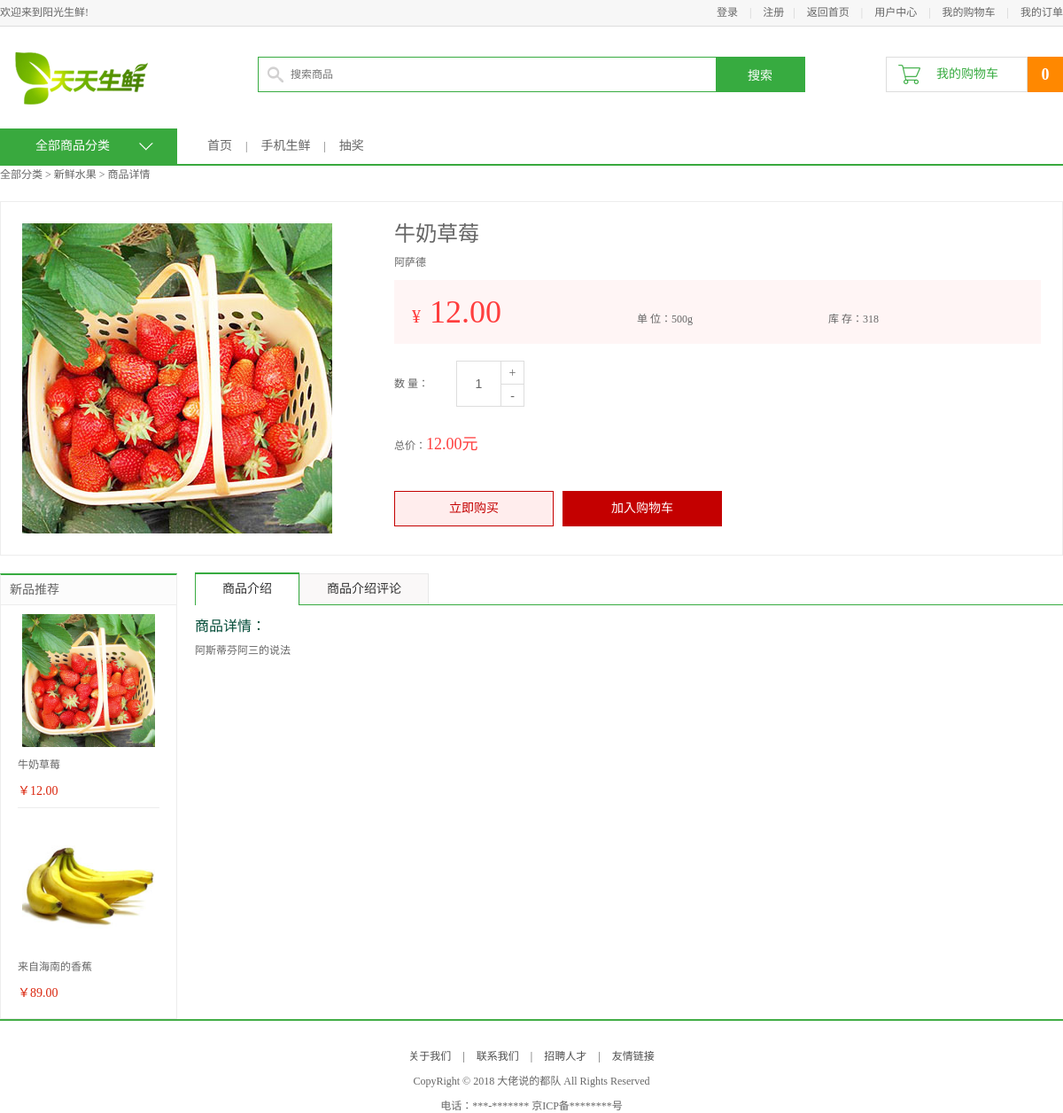
Page /18/ on the earlier database version.
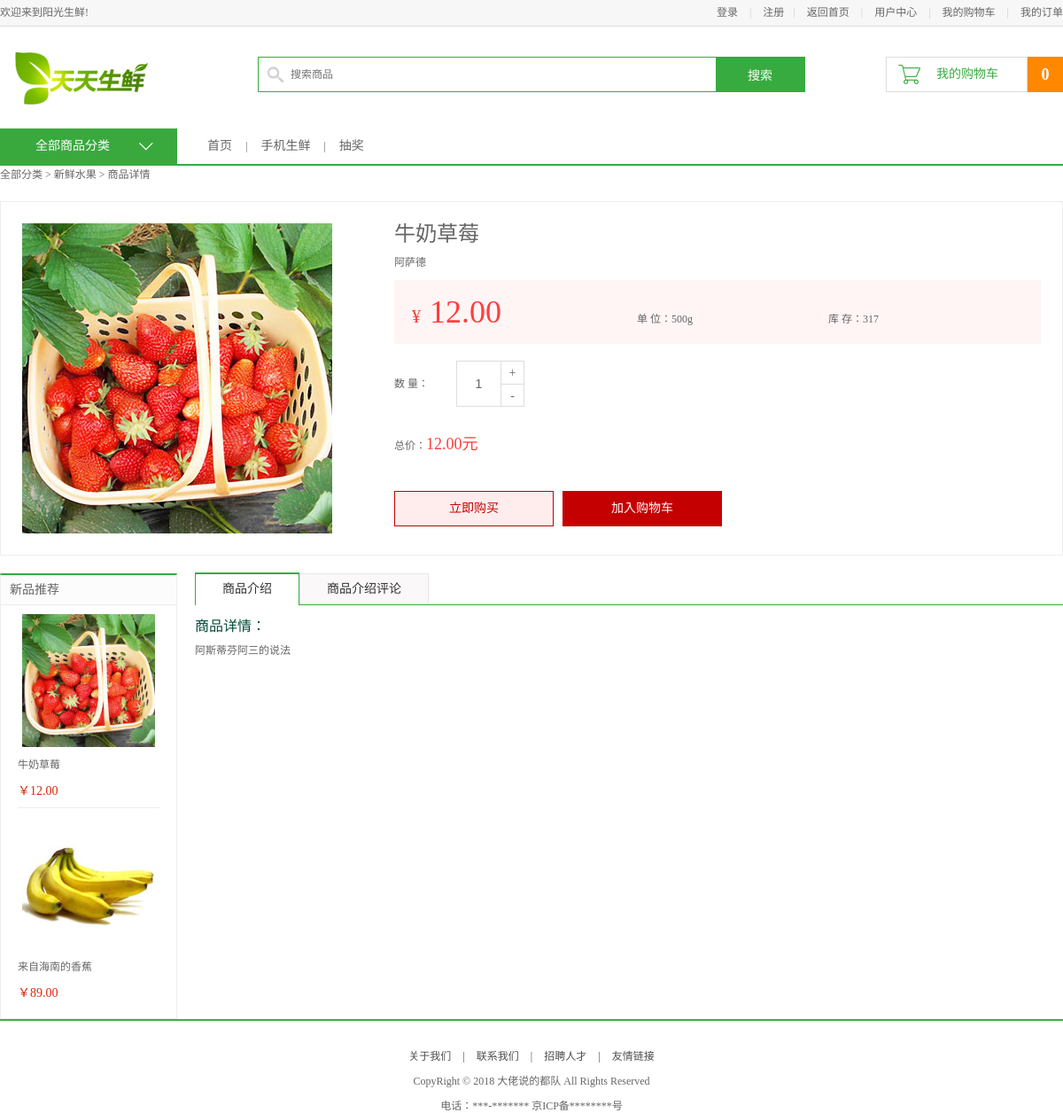
Same page on the later database version.
### apps/df_goods/models.py (models this page shows, shortened)
class GoodsInfo(models.Model):
    isDelete = models.BooleanField(default=False)  # 逻辑删除
    gtitle = models.CharField(max_length=20, verbose_name="商品名称", unique=True)
    gpic = models.ImageField(verbose_name='商品图片', upload_to='df_goods/image/%Y/%m', null=True, blank=True)  # 商品图片
    gprice = models.DecimalField(max_digits=5, decimal_places=2, verbose_name="商品价格")  # 商品价格小数位为两位，整数位为3位
    gunit = models.CharField(max_length=20, default='500g', verbose_name="单位重量")
    gclick = models.IntegerField(verbose_name="点击量", default=0, null=False)
    gjianjie = models.CharField(max_length=200, verbose_name="简介")
    gkucun = models.IntegerField(verbose_name="库存", default=0)
    gcontent = HTMLField(max_length=200, verbose_name="详情")
    gtype = models.ForeignKey(TypeInfo, on_delete=models.CASCADE, verbose_name="分类")  # 外键关联TypeInfo表
    class Meta:
        verbose_name = "商品"
        verbose_name_plural = verbose_name

### apps/df_goods/views.py (the view, shortened to what this page needs)
# urls.py: url('^(\d+)/$', views.detail, name="detail"),
def detail(request, gid):
    good_id = gid
    goods = GoodsInfo.objects.get(pk=int(good_id))
    goods.gclick = goods.gclick + 1  # 商品点击量
    goods.save()
    news = goods.gtype.goodsinfo_set.order_by('-id')[0:2]
    comments = GoodsComment.objects.filter(good=goods).order_by('-create_time')
    context = {
        'title': goods.gtype.ttitle,
        'guest_cart': 1,
        'cart_num': cart_count(request),
        'goods': goods,
        'news': news,
        'comments': comments,
        'id': good_id,
    }
    response = render(request, 'df_goods/detail.html', context)
    return response

### apps/df_goods/views.py (called while the page is built)
def cart_count(request):
    if 'user_id' in request.session:
        return CartInfo.objects.filter(user_id=request.session['user_id']).count
    else:
        return 0

### apps/df_user/models.py (called while the page is built)
    def __str__(self):
        return self.uname

### templates/df_goods/detail.html (shortened to what this page needs)
{% extends 'df_goods/main.html' %}
{% block center_content %}
<div class="goods_detail_con clearfix">
    <div class="goods_detail_pic fl"><img src="{{ MEDIA_URL }}{{ goods.gpic }}" style="width: 350px;"></div>
    <div class="goods_detail_list fr">
        <h3>{{ goods.gtitle }}</h3>
        <p>{{ goods.gjianjie }}</p>
        <div class="prize_bar">
            <span class="show_pirze">¥<em id="gprice">{{ goods.gprice }}</em></span>
            <span class="show_unit">单 位：{{ goods.gunit }}</span>
            <span class="show_unit">库 存：<span class="goods_kucun">{{ goods.gkucun }}</span></span>
        </div>
        <div class="goods_num clearfix">
            <div class="num_name fl">数 量：</div>
            <div class="num_add fl">
                <input type="text" class="num_show fl" value="1">
                <a href="javascript:plus();" class="add fr">+</a>
                <a href="javascript:minus();" class="minus fr">-</a>
            </div>
        </div>
        <div class="total">总价：<em id="gtotal">{{ goods.gprice }}元</em></div>
        <div class="operate_btn">
            {% if request.session.user_name|default:'' != '' %}
            <a href="javascript:;" class="buy_btn" id="buy_now">立即购买</a>
            {% else %}
            <a href="{% url "df_user:login" %}" class="buy_btn">立即购买</a>
            {% endif %}
            {% if request.session.user_name|default:'' != '' %}
            <a href="javascript:;" class="add_cart" id="add_cart">加入购物车</a>
            {% else %}
            <a href="{% url "df_user:login" %}" class="add_cart" id="add_cart">加入购物车</a>
            {% endif %}
        </div>
    </div>
</div>
<div class="main_wrap clearfix">
    <div class="l_wrap fl clearfix">
        <div class="new_goods">
            <h3>新品推荐</h3>
            <ul>
                {% for goods in news %}
                <li>
                    <a href="/{{ goods.id }}"><img src="{{ MEDIA_URL }}{{ goods.gpic }}"></a>
                    <h4><a href="#">{{ goods.gtitle }}</a></h4>
                    <div class="prize">￥{{ goods.gprice }}</div>
                </li>
                {%  endfor %}
            </ul>
        </div>
    </div>
    <div class="r_wrap fr clearfix" id="tabs">
        <ul class="detail_tab clearfix">
            <li class="active" id='tab_btn1'>商品介绍</li>
            <li id='tab_btn2'>商品介绍评论</li>
        </ul>
        <div class="tab_content">
            <div id="tabs_1">
                <dt>商品详情：</dt>
                <dd>{{ goods.gcontent|safe }}</dd>
            </div>
        </div>
    </div>
</div>
{% endblock center_content %}

Differences in the rows shown:
changed GoodsInfo "牛奶草莓": gkucun "318" → "317"
